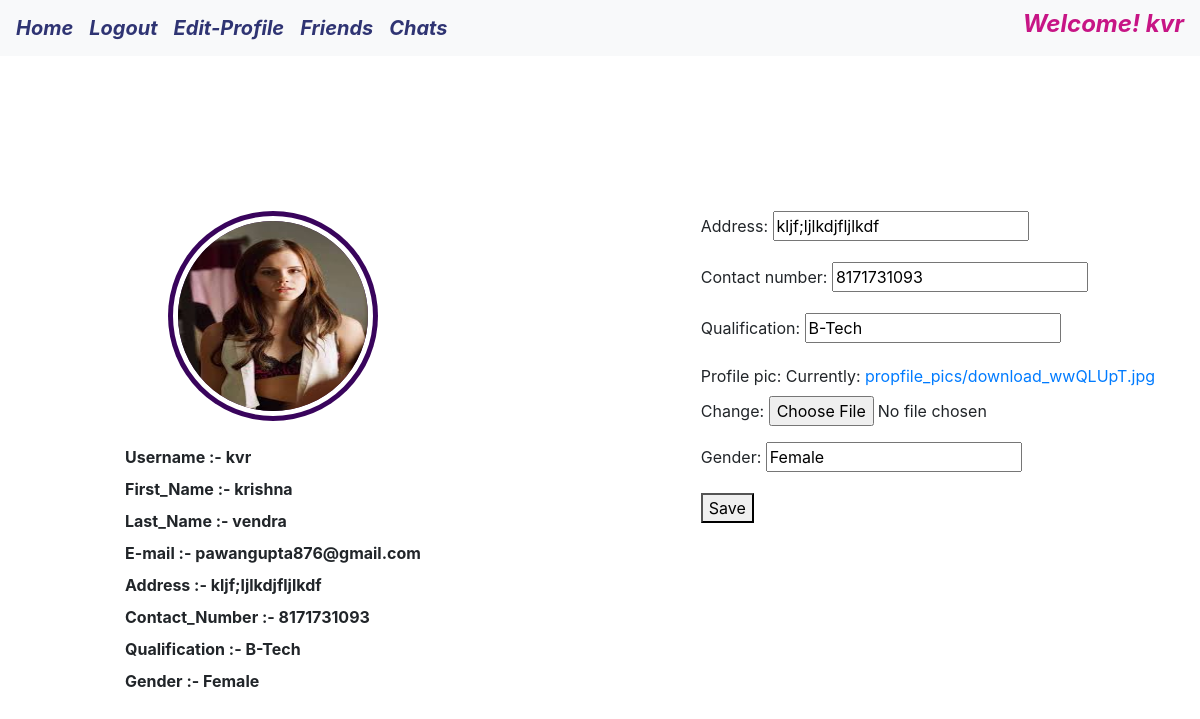
/profile/ (signed in), run on the app's committed database.
### App1/models.py (models this page shows, shortened)
class UserProfileInfo(models.Model):
    user = models.OneToOneField(User,on_delete = models.CASCADE)
    address = models.CharField(max_length=100, blank=True)
    contact_number = models.IntegerField(default='0')
    qualification = models.CharField(max_length=100, blank=True)
    profile_pic = models.ImageField(upload_to='propfile_pics', default='propfile_pics\download_1.jpg')
    gender = models.CharField(max_length=6, blank=False)

### App1/views.py (the view)
# urls.py: url(r'^profile/', views.profile, name='profile'),
@login_required
def profile(request):
    userprofile,created = UserProfileInfo.objects.get_or_create(user = request.user)
    if request.method == 'POST':
        user_profile = UserProfileForm(request.POST, request.FILES,instance = userprofile)
        if user_profile.is_valid():
            user_profile.save()
            return redirect('App1:home_page')
        else:
            return redirect('App1:profile')
    else:
        profile_form = UserProfileForm(instance = userprofile)
        return render(request, 'App1/profile.html', {'profile_form':profile_form, 'user':request.user})

### App1/forms.py
class UserProfileForm(forms.ModelForm):
    class Meta():
        model = UserProfileInfo
        exclude = ['user']

### App1/templates/App1/profile.html (shortened to what this page needs)
{% extends 'App1/base.html'%}
{%load static%}
{% block body %}
<nav class="navbar navbar-expand-lg navbar-light bg-light sticky-top">
    <a class="navbar-brand" style="font-style:italic; color:#2f3473;" href="{% url 'App1:home_page'%}"><strong>Home</strong></a>
    <div class="collapse navbar-collapse" id="navbarNav">
         <ul class="navbar-nav">
              <li class="nav-item active">
                   <a class="navbar-brand" style="font-style:italic; color:#2f3473" href="{% url 'App1:user_logout' %}"><strong>Logout</strong></a>
               </li>
               <li class="nav-item">
                   <a class="navbar-brand" style="font-style:italic; color:#2f3473" href="{% url 'App1:profile' %}"><strong>Edit-Profile</strong></a>
               </li>
               <li class="nav-item">
                   <a class="navbar-brand" style="font-style:italic; color:#2f3473" href="#"><strong>Friends</strong></a>
               </li>
               <li class="nav-item">
                   <a class="navbar-brand" style="font-style:italic; color:#2f3473" href="#"><strong>Chats</strong></a>
               </li>
         </ul>
   </div>
   <div class="float-right">
    <h4 style="font-style:italic;"><strong style="color:mediumvioletred">Welcome! {{user.username}}</strong></h4>
</div>
</nav>
<div class="container pt-3 ">
    <div class="float-right">
        <form method="POST" enctype="multipart/form-data">
            {{ profile_form.as_p }}
            <button type="submit">Save</button>
        </form>
    </div>
<div class="float-left">
<ol>
    <ul>
        {% if user.userprofileinfo.profile_pic %}
        <div class="container">
            <div class="d-flex justify-content-center h-100">
                <div class="image_outer_container">
                    <div class="image_inner_container">
                        <img src="{{user.userprofileinfo.profile_pic.url}}">
                    </div>
                </div>
            </div>
        </div>
        {% endif %}
    </ul>
    <br>
    <strong>
    <ul>
        <label>Username :- </label>
        {{user.username}}
    </ul>
    <ul>
        <label>First_Name :- </label>
        {{user.first_name}}
    </ul>
    <ul>
        <label>Last_Name :- </label>
        {{user.last_name}}
    </ul>
    <ul>
        <label>E-mail :- </label>
        {{user.email}}
    </ul>
    <ul>
        <label>Address :- </label>
        {{user.userprofileinfo.address}}
    </ul>
    <ul>
        <label>Contact_Number :- </label>
        {{user.userprofileinfo.contact_number}}
    </ul>
    <ul>
        <label>Qualification :- </label>
        {{user.userprofileinfo.qualification}}
    </ul>
    <ul>
        <label>Gender :- </label>
        {{user.userprofileinfo.gender}}
    </ul>
</strong>
</ol>
</div>
</div>
{% endblock %}t

### App1/templates/App1/profile.html (style rules this page uses)
html,body { height: 100%; }
.container { height: 100%; align-content: center; }
.image_outer_container { margin-top: auto; margin-bottom: auto; border-radius: 50%; position: relative; }
.image_inner_container { border-radius: 50%; padding: 5px; background: rgb(57, 4, 92); background: -webkit-linear-gradient(to bottom, rgb(57, 4, 92), rgb(57, 4, 92), rgb(57, 4, 92)); background: linear-gradient(to bottom, rgb(57, 4, 92), rgb(57, 4, 92), rgb(57, 4, 92)); }
.image_inner_container img { height: 200px; width: 200px; border-radius: 50%; border: 5px solid white; }

### data on the page
UserProfileInfo: address "kljf;ljlkdjfljlkdf", contact_number "8171731093", qualification "B-Tech", gender "Female"

### other printed values
{{ user.username }} "kvr"
{{ user.first_name }} "krishna"
{{ user.last_name }} "vendra"
{{ user.email }} "pawangupta876@gmail.com"
{{ user.userprofileinfo.address }} "kljf;ljlkdjfljlkdf"
{{ user.userprofileinfo.contact_number }} "8171731093"
{{ user.userprofileinfo.qualification }} "B-Tech"
{{ user.userprofileinfo.gender }} "Female"
